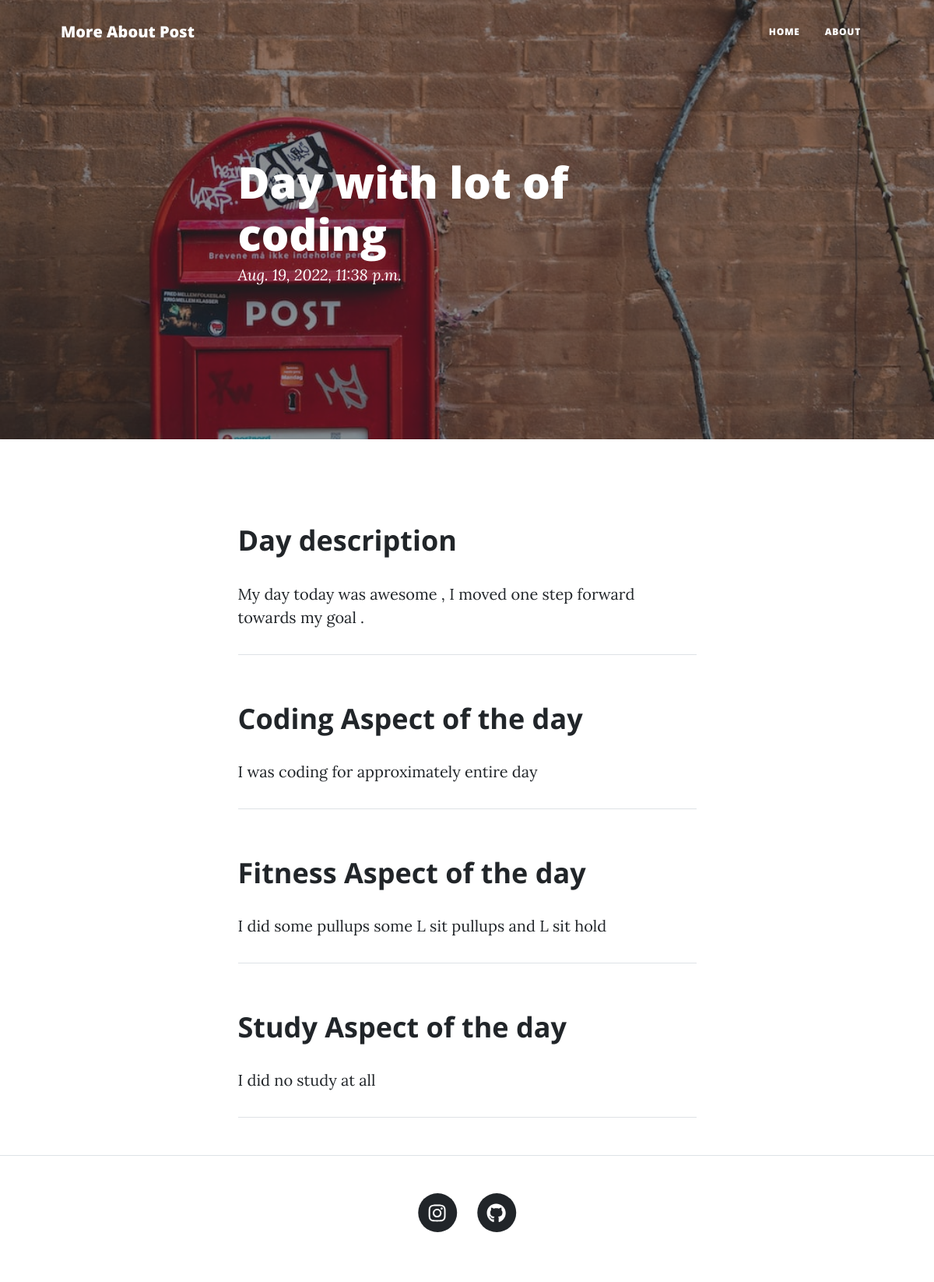
Page /post.html/2 on the committed database.
### app1/models.py (models this page shows)
class blog(models.Model):
    title=models.CharField(max_length=100)
    fitness=models.CharField(max_length=100)
    coding=models.CharField(max_length=100)
    study=models.CharField(max_length=100)
    desc=models.CharField(max_length=1000)
    created_at=models.DateTimeField(default=datetime.now,blank=True)

### app1/views.py (the view)
# urls.py: path('post.html/<int:i>',views.post,name='post')
def post(request,i):
    li=blog.objects.get(id=i)
    return render(request,'post.html',{'post':li})

### template/post.html (shortened to what this page needs)
{% load static %}
<!DOCTYPE html>
<html lang="en">
<head>
    <link href="{% static 'css/styles.css' %}" rel="stylesheet" />
</head>
<body>
    <nav class="navbar navbar-expand-lg navbar-light" id="mainNav">
        <div class="container px-4 px-lg-5">
            <a class="navbar-brand" href="index.html">More About Post</a>
            <div class="collapse navbar-collapse" id="navbarResponsive">
                <ul class="navbar-nav ms-auto py-4 py-lg-0">
                    <li class="nav-item"><a class="nav-link px-lg-3 py-3 py-lg-4" href="/index">Home</a></li>
                    <li class="nav-item"><a class="nav-link px-lg-3 py-3 py-lg-4" href="/about.html">About</a></li>
                </ul>
            </div>
        </div>
    </nav>
    <header class="masthead" style="background-image: url('/static/assets/img/post-bg.jpg')">
        <div class="container position-relative px-4 px-lg-5">
            <div class="row gx-4 gx-lg-5 justify-content-center">
                <div class="col-md-10 col-lg-8 col-xl-7">
                    <div class="post-heading">
                        <h1>{{post.title}}</h1>
                        <span class="meta">
                            {{post.created_at}}
                        </span>
                    </div>
                </div>
            </div>
        </div>
    </header>
    <article class="mb-4">
        <div class="container px-4 px-lg-5">
            <div class="row gx-4 gx-lg-5 justify-content-center">
                <div class="col-md-10 col-lg-8 col-xl-7">
                    <h2 class="section-heading">Day description</h2>
                    <p>{{post.desc}}</p>
                    <hr class="my-4" />
                    <h2 class="section-heading">Coding Aspect of the day</h2>
                    <p>{{post.coding}}</p>
                    <hr class="my-4" />
                    <h2 class="section-heading">Fitness Aspect of the day</h2>
                    <p>{{post.fitness}}</p>
                    <hr class="my-4" />
                    <h2 class="section-heading">Study Aspect of the day</h2>
                    <p>{{post.study}}</p>
                    <hr class="my-4" />
                </div>
            </div>
        </div>
    </article>
    <footer class="border-top">
        <div class="container px-4 px-lg-5">
            <div class="row gx-4 gx-lg-5 justify-content-center">
                <div class="col-md-10 col-lg-8 col-xl-7">
                    <ul class="list-inline text-center">
                        <li class="list-inline-item">
                            <a
                                href="https://www.instagram.com/invites/contact/?utm_source=ig_contact_invite&utm_medium=user_system_sheet&utm_content=c8m43dp">
                                <span class="fa-stack fa-lg">
                                    <i class="fas fa-circle fa-stack-2x"></i>
                                    <i class="fab fa-instagram fa-stack-1x fa-inverse"></i>
                                </span>
                            </a>
                        </li>
                        <li class="list-inline-item">
                            <a href="https://github.com/Sahil5111">
                                <span class="fa-stack fa-lg">
                                    <i class="fas fa-circle fa-stack-2x"></i>
                                    <i class="fab fa-github fa-stack-1x fa-inverse"></i>
                                </span>
                            </a>
                        </li>
                    </ul>
                </div>
            </div>
        </div>
    </footer>
</body>
</html>

### rows in the picture
blog: title "Day with lot of coding", created_at "Aug. 19, 2022, 11:38 p.m.", desc "My day today was awesome , I moved one step forward towards my goal .", coding "I was coding for approximately entire day", fitness "I did some pullups some L sit pullups and L sit hold", study "I did no study at all"
